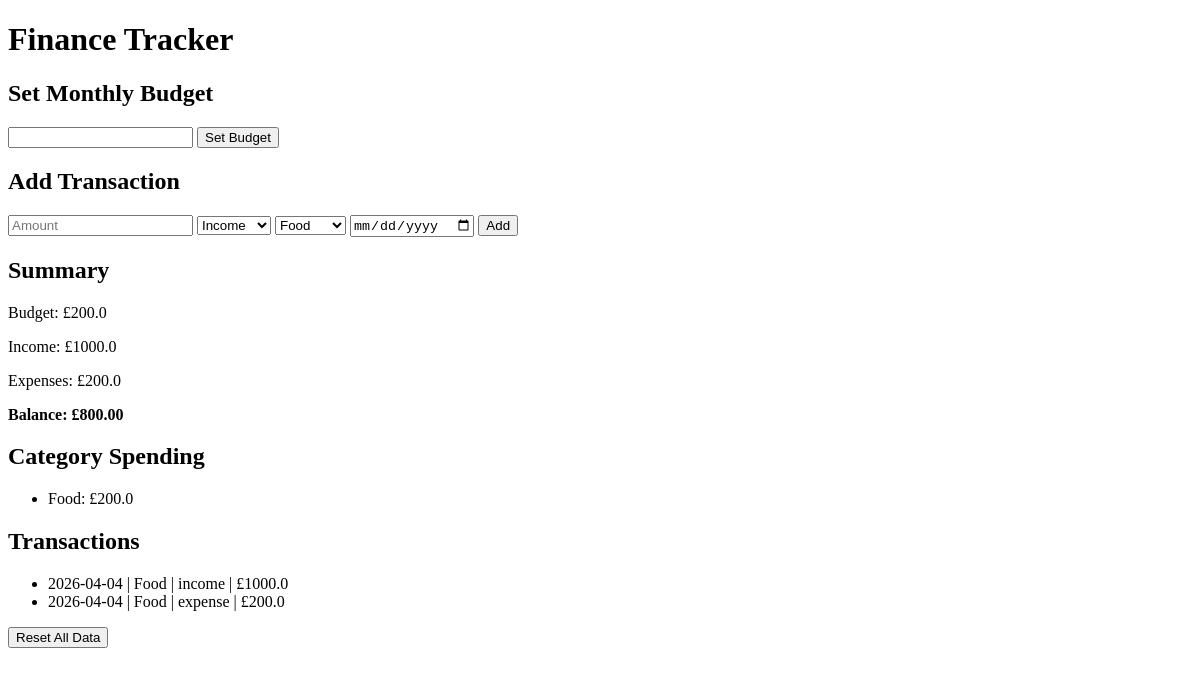
Before: / with the older database file.
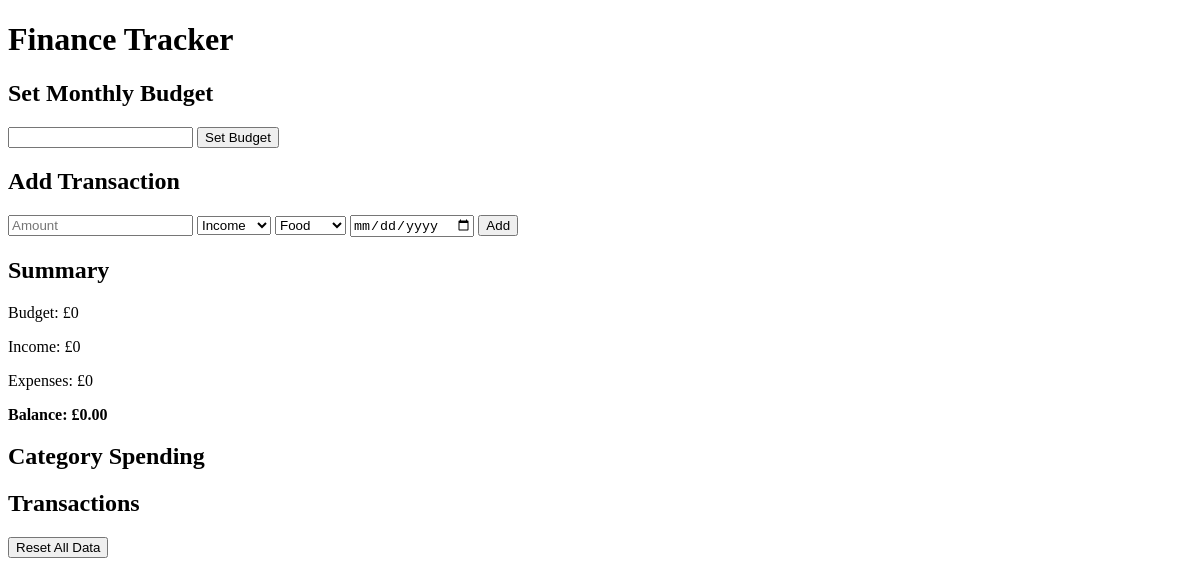
After: the same page with the newer database file.
### tables this page shows
CREATE TABLE budget (
        id INTEGER PRIMARY KEY,
        total REAL
    );

CREATE TABLE transactions (
        id INTEGER PRIMARY KEY AUTOINCREMENT,
        amount REAL,
        category TEXT,
        type TEXT,
        date TEXT
    );

### app.py (the view)
@app.route("/")
def index():
    conn = get_db()
    cur = conn.cursor()
    cur.execute("SELECT * FROM transactions ORDER BY date DESC")
    transactions = cur.fetchall()
    income = sum(t[1] for t in transactions if t[3] == "income")
    expenses = sum(t[1] for t in transactions if t[3] == "expense")
    remaining = income - expenses
    cur.execute("SELECT total FROM budget WHERE id=1")
    row = cur.fetchone()
    budget = row[0] if row else 0
    categories = {}
    for t in transactions:
        if t[3] == "expense":
            categories[t[2]] = categories.get(t[2], 0) + t[1]
    conn.close()
    return render_template(
        "index.html",
        transactions=transactions,
        income=income,
        expenses=expenses,
        budget=budget,
        remaining=remaining,
        categories=categories
    )

### app.py (called while the page is built)
def get_db():
    os.makedirs("database", exist_ok=True)
    return sqlite3.connect(DB)

### templates/index.html (shortened to what this page needs)
<!DOCTYPE html>
<html>
<head>
</head>
<body>
<h1>Finance Tracker</h1>
<h2>Set Monthly Budget</h2>
<form method="POST" action="/set_budget">
    <input type="number" step="0.01" name="budget" required>
    <button type="submit">Set Budget</button>
</form>
<h2>Add Transaction</h2>
<form method="POST" action="/add">
    <input type="number" step="0.01" name="amount" placeholder="Amount" required>
    <select name="type">
        <option value="income">Income</option>
    </select>
    <select name="category">
        <option>Food</option>
    </select>
    <input type="date" name="date" required>
    <button type="submit">Add</button>
</form>
<h2>Summary</h2>
<p>Budget: £{{ budget }}</p>
<p>Income: £{{ income }}</p>
<p>Expenses: £{{ expenses }}</p>
<p><strong>Balance: £{{ "%.2f"|format(remaining) }}</strong></p>
<h2>Category Spending</h2>
<ul>
{% for cat, value in categories.items() %}
    <li>{{ cat }}: £{{ value }}</li>
{% endfor %}
</ul>
<h2>Transactions</h2>
<ul>
{% for t in transactions %}
    <li>
        {{ t[4] }} | {{ t[2] }} | {{ t[3] }} | £{{ t[1] }}
    </li>
{% endfor %}
</ul>
<form method="POST" action="/reset" onsubmit="return confirm('Are you sure you want to delete all data?');">
    <button type="submit">Reset All Data</button>
</form>
</body>
</html>

Changed rows visible on the page:
removed budget: total "200.0"
removed transactions: category "Food", amount "200.0", date "2026-04-04", type "expense"
removed transactions: date "2026-04-04", category "Food", type "income", amount "1000.0", shown under "Transactions"
Other visible differences:
{{ budget }}: (not shown) → "0"
{{ income }}: "1000.0" → "0"
{{ expenses }}: "200.0" → "0"
{{ "%.2f"|format(remaining) }}: "800.00" → "0.00"
